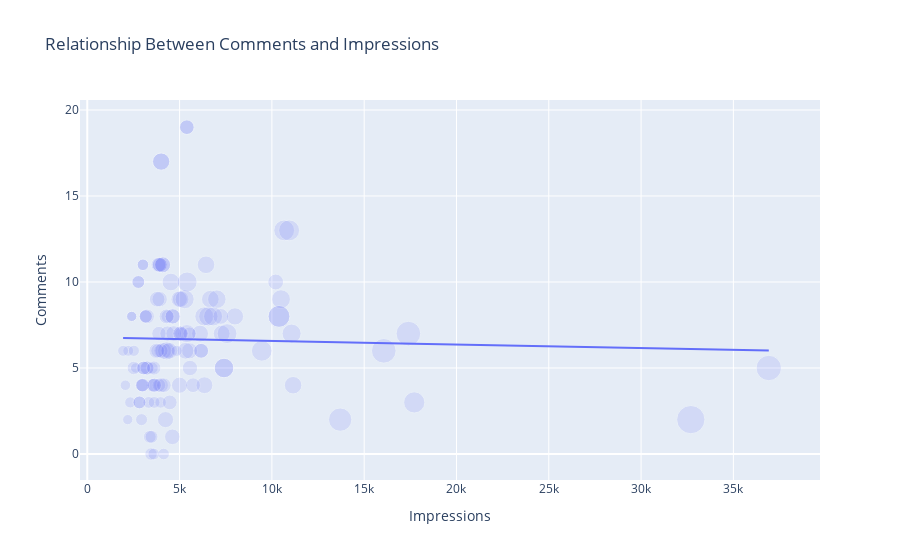

Notebook cell for this chart:
### Code cell
figure = px.scatter(data_frame = df, x = "Impressions", y = "Comments", size = "Likes", 
                    trendline = "ols", title = "Relationship Between Comments and Impressions")
figure.show()
